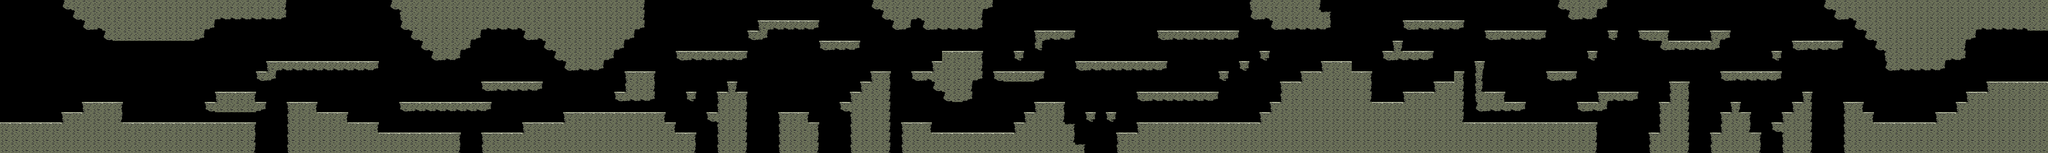

This game map was drawn from its Tiled (.tmx) file and the tilesets committed beside it. A one-line description and the trimmed map source follow:
An orthogonal 200x15 tile map with 64x64 px tiles, 1 tile layer (FG) and 89 objects (51x Half, 30x Full).

<map version="1.0" orientation="orthogonal" width="200" height="15" tilewidth="64" tileheight="64">
 <tileset firstgid="1" name="Dirt-Tiles" tilewidth="64" tileheight="64">
  <image source="Dirt-Tiles.png" width="192" height="512" />
 </tileset>
 <layer name="FG" width="200" height="15">
  <data>[3000 cells, 1223 non-empty, 17 distinct tile ids]</data>
 </layer>
 <objectgroup name="Jumps" width="200" height="15">
  <object type="Half" x="213" y="245" width="67" height="69">
   <properties>
    <property name="MustJump" value="False" />
   </properties>
  </object>
  <object type="Half" x="308" y="255" width="65" height="67">
   <properties>
    <property name="MustJump" value="True" />
   </properties>
  </object>
  <object type="Full" x="413" y="255" width="65" height="67">
   <properties>
    <property name="MustJump" value="False" />
   </properties>
  </object>
  <object type="Full" x="509" y="255" width="63" height="69">
   <properties>
    <property name="MustJump" value="True" />
   </properties>
  </object>
  <object type="Half" x="307" y="749" width="65" height="67">
   <properties>
    <property name="MustJump" value="True" />
   </properties>
  </object>
  <object type="Half" x="439" y="693" width="65" height="67">
   <properties>
    <property name="MustJump" value="True" />
   </properties>
  </object>
  <object type="Half" x="1284" y="627" width="44" height="61">
   <properties>
    <property name="MustJump" value="True" />
   </properties>
  </object>
  <object type="Half" x="1652" y="625" width="44" height="61">
   <properties>
    <property name="MustJump" value="True" />
   </properties>
  </object>
  <object type="Half" x="2871" y="817" width="44" height="61">
   <properties>
    <property name="MustJump" value="True" />
   </properties>
  </object>
  <object type="Half" x="3203" y="811" width="44" height="61">
   <properties>
    <property name="MustJump" value="True" />
   </properties>
  </object>
  <object type="Half" x="3460" y="748" width="44" height="61">
   <properties>
    <property name="MustJump" value="True" />
   </properties>
  </object>
  <object type="Half" x="4332" y="564" width="44" height="61">
   <properties>
    <property name="MustJump" value="True" />
   </properties>
  </object>
  <object type="Half" x="4488" y="557" width="44" height="61">
   <properties>
    <property name="MustJump" value="True" />
   </properties>
  </object>
  <object type="Half" x="5255" y="620" width="44" height="61">
   <properties>
    <property name="MustJump" value="True" />
   </properties>
  </object>
  <object type="Half" x="5316" y="556" width="44" height="61">
   <properties>
    <property name="MustJump" value="True" />
   </properties>
  </object>
  <object type="Half" x="5377" y="492" width="44" height="61">
   <properties>
    <property name="MustJump" value="True" />
   </properties>
  </object>
  <object type="Half" x="6276" y="816" width="44" height="61">
   <properties>
    <property name="MustJump" value="True" />
   </properties>
  </object>
  <object type="Half" x="5768" y="429" width="44" height="61">
   <properties>
    <property name="MustJump" value="True" />
   </properties>
  </object>
  <object type="Half" x="5831" y="369" width="44" height="61">
   <properties>
    <property name="MustJump" value="True" />
   </properties>
  </object>
  <object type="Half" x="6340" y="747" width="44" height="61">
   <properties>
    <property name="MustJump" value="True" />
   </properties>
  </object>
  <object type="Half" x="6405" y="691" width="44" height="61">
   <properties>
    <property name="MustJump" value="True" />
   </properties>
  </object>
  <object type="Half" x="6640" y="629" width="44" height="61">
   <properties>
    <property name="MustJump" value="True" />
   </properties>
  </object>
  <object type="Half" x="6828" y="692" width="44" height="61">
   <properties>
    <property name="MustJump" value="True" />
   </properties>
  </object>
  <object type="Half" x="7049" y="813" width="44" height="61">
   <properties>
    <property name="MustJump" value="True" />
   </properties>
  </object>
  <object type="Half" x="7819" y="749" width="44" height="61">
   <properties>
    <property name="MustJump" value="True" />
   </properties>
  </object>
  <object type="Half" x="7883" y="691" width="44" height="61">
   <properties>
    <property name="MustJump" value="True" />
   </properties>
  </object>
  <object type="Half" x="8072" y="493" width="44" height="61">
   <properties>
    <property name="MustJump" value="True" />
   </properties>
  </object>
  <object type="Half" x="8200" y="431" width="44" height="61">
   <properties>
    <property name="MustJump" value="True" />
   </properties>
  </object>
  <object type="Half" x="7784" y="369" width="44" height="61">
   <properties>
    <property name="MustJump" value="True" />
   </properties>
  </object>
  <object type="Half" x="7656" y="432" width="44" height="61">
   <properties>
    <property name="MustJump" value="True" />
   </properties>
  </object>
  <object type="Half" x="8911" y="559" width="44" height="61">
   <properties>
    <property name="MustJump" value="True" />
   </properties>
  </object>
  <object type="Half" x="8711" y="620" width="44" height="61">
   <properties>
    <property name="MustJump" value="True" />
   </properties>
  </object>
  <object type="Half" x="9032" y="493" width="44" height="61">
   <properties>
    <property name="MustJump" value="True" />
   </properties>
  </object>
  <object type="Half" x="10633" y="244" width="44" height="61">
   <properties>
    <property name="MustJump" value="True" />
   </properties>
  </object>
  <object type="Half" x="10764" y="685" width="44" height="61">
   <properties>
    <property name="MustJump" value="True" />
   </properties>
  </object>
  <object type="Half" x="10205" y="561" width="44" height="61">
   <properties>
    <property name="MustJump" value="True" />
   </properties>
  </object>
  <object type="Half" x="11208" y="624" width="44" height="61">
   <properties>
    <property name="MustJump" value="True" />
   </properties>
  </object>
  <object type="Half" x="12035" y="751" width="44" height="61">
   <properties>
    <property name="MustJump" value="True" />
   </properties>
  </object>
  <object type="Half" x="12167" y="689" width="44" height="61">
   <properties>
    <property name="MustJump" value="True" />
   </properties>
  </object>
  <object type="Half" x="12231" y="628" width="44" height="61">
   <properties>
    <property name="MustJump" value="True" />
   </properties>
  </object>
  <object type="Half" x="12359" y="553" width="44" height="61">
   <properties>
    <property name="MustJump" value="True" />
   </properties>
  </object>
  <object type="Full" x="1510" y="551" width="20" height="61">
   <properties>
    <property name="MustJump" value="False" />
   </properties>
  </object>
  <object type="Half" x="1612" y="424" width="44" height="61">
   <properties>
    <property name="MustJump" value="True" />
   </properties>
  </object>
  <object type="Full" x="2343" y="753" width="37" height="64">
   <properties>
    <property name="MustJump" value="False" />
   </properties>
  </object>
  <object type="Full" x="2347" y="367" width="37" height="64">
   <properties>
    <property name="MustJump" value="False" />
   </properties>
  </object>
  <object type="Full" x="2932" y="617" width="37" height="64">
   <properties>
    <property name="MustJump" value="False" />
   </properties>
  </object>
  <object type="Full" x="3848" y="553" width="37" height="64">
   <properties>
    <property name="MustJump" value="True" />
   </properties>
  </object>
  </objectgroup>
 <objectgroup name="Princess" width="200" height="15">
  <!-- 1 objects omitted --></objectgroup>
 <objectgroup name="Spawn" width="200" height="15">
  <!-- 7 objects omitted --></objectgroup>
</map>
<!-- 42 of 89 objects omitted -->
